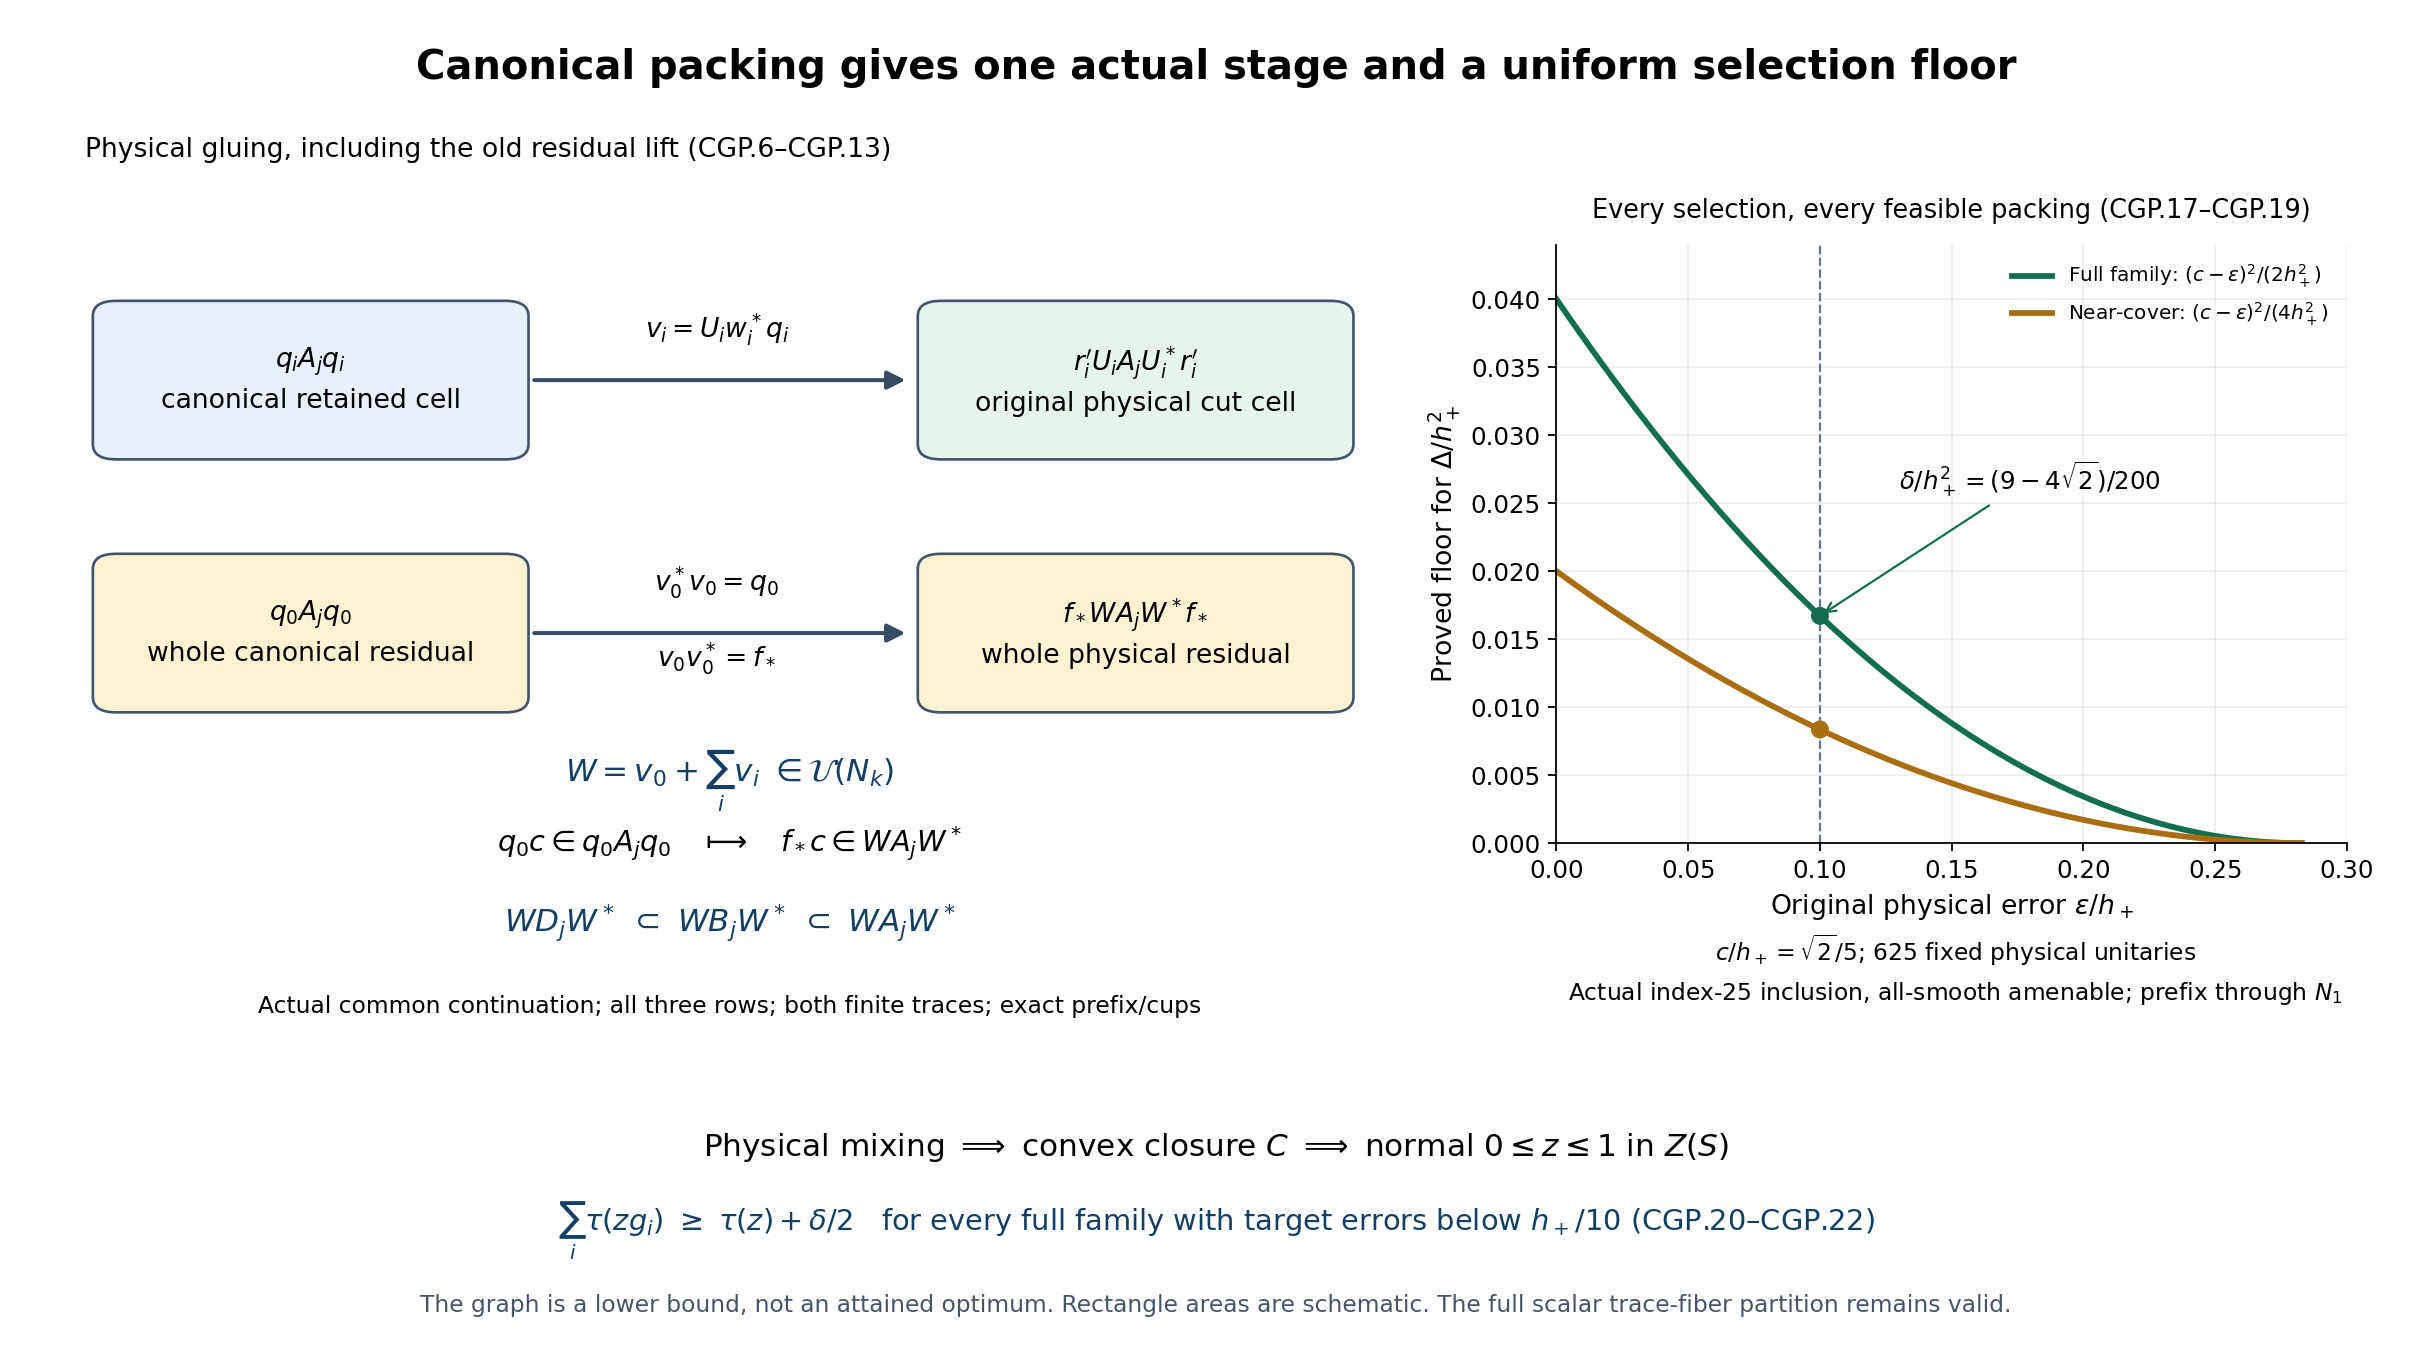

This chart was generated by the following Python code:
"""Reproduce Figure CGP: exact maps and proved normalized cost lower bounds.

Independently authored; public domain, CC0-1.0.
Run with Python, NumPy and Matplotlib. No external images are used.
"""
from pathlib import Path
import numpy as np
import matplotlib
matplotlib.use('Agg')
import matplotlib.pyplot as plt
from matplotlib.patches import FancyBboxPatch, FancyArrowPatch

OUT = Path(__file__).resolve().parent
plt.rcParams.update({'font.family': 'DejaVu Sans', 'svg.fonttype': 'none',
                     'font.size': 11, 'mathtext.fontset': 'dejavusans'})
fig = plt.figure(figsize=(15.2, 8.5), facecolor='white')
fig.suptitle('Canonical packing gives one actual stage and a uniform selection floor',
             fontsize=18, y=.965, fontweight='bold')
left = fig.add_axes([.035, .24, .53, .62])
left.set_xlim(0, 1); left.set_ylim(0, 1); left.axis('off')
left.set_title('Physical gluing, including the old residual lift (CGP.6–CGP.13)',
               fontsize=12, loc='left', pad=15)

def box(x, y, w, h, label, color):
    left.add_patch(FancyBboxPatch((x, y), w, h,
                   boxstyle='round,pad=0.009,rounding_size=0.018',
                   facecolor=color, edgecolor='#41546b', linewidth=1.2))
    left.text(x+w/2, y+h/2, label, ha='center', va='center',
              fontsize=12, linespacing=1.5)

blue, green, gold = '#e8f0fb', '#e6f4eb', '#fff2d2'
box(.015, .69, .32, .17, '$q_i A_j q_i$\ncanonical retained cell', blue)
box(.655, .69, .32, .17, "$r_i' U_i A_j U_i^* r_i'$\noriginal physical cut cell", green)
box(.015, .39, .32, .17, '$q_0 A_j q_0$\nwhole canonical residual', gold)
box(.655, .39, .32, .17, '$f_* W A_j W^* f_*$\nwhole physical residual', gold)
for y in [.775, .475]:
    left.add_patch(FancyArrowPatch((.345, y), (.64, y),
                   arrowstyle='-|>', mutation_scale=17, color='#364c65', linewidth=1.8))
left.text(.49, .825, '$v_i=U_i w_i^*q_i$', ha='center', fontsize=12)
left.text(.49, .525, '$v_0^*v_0=q_0$', ha='center', fontsize=12)
left.text(.49, .435, '$v_0v_0^*=f_*$', ha='center', fontsize=12)
left.text(.5, .30, r'$W=v_0+\sum_i v_i\ \in\mathcal{U}(N_k)$',
          ha='center', fontsize=14, color='#143e63')
left.text(.5, .215, r'$q_0c\in q_0A_jq_0\quad\longmapsto\quad f_*c\in WA_jW^*$',
          ha='center', fontsize=13)
left.text(.5, .12, r'$WD_jW^*\ \subset\ WB_jW^*\ \subset\ WA_jW^*$',
          ha='center', fontsize=14, color='#143e63')
left.text(.5, .025, 'Actual common continuation; all three rows; both finite traces; exact prefix/cups',
          ha='center', fontsize=10.5)

ax = fig.add_axes([.64, .38, .325, .44])
cn = np.sqrt(2)/5
x = np.linspace(0, cn, 401)
full = (cn-x)**2/2
near = (cn-x)**2/4
ax.plot(x, full, color='#136e50', linewidth=2.6, label='Full family: $(c-\\varepsilon)^2/(2h_+^2)$')
ax.plot(x, near, color='#a96e11', linewidth=2.6, label='Near-cover: $(c-\\varepsilon)^2/(4h_+^2)$')
delta = (9-4*np.sqrt(2))/200
ax.scatter([.1, .1], [delta, delta/2], c=['#136e50', '#a96e11'], s=50, zorder=4)
ax.axvline(.1, color='#64748b', linewidth=1, linestyle='--')
ax.annotate(r'$\delta/h_+^2=(9-4\sqrt{2})/200$', xy=(.1, delta),
            xytext=(.13, .026), fontsize=11, arrowprops={'arrowstyle': '->', 'color': '#136e50'})
ax.set_xlim(0, .3); ax.set_ylim(0, .044)
ax.set_xlabel(r'Original physical error $\varepsilon/h_+$', fontsize=12)
ax.set_ylabel(r'Proved floor for $\Delta/h_+^2$', fontsize=12)
ax.set_title('Every selection, every feasible packing (CGP.17–CGP.19)', fontsize=11.5, pad=12)
ax.grid(alpha=.2); ax.spines[['top', 'right']].set_visible(False)
ax.legend(loc='upper right', fontsize=9, frameon=False)
fig.text(.804, .265, '$c/h_+=\\sqrt{2}/5$; 625 fixed physical unitaries\n'
         'Actual index-25 inclusion, all-smooth amenable; prefix through $N_1$',
         ha='center', fontsize=10.5, linespacing=1.6)

fig.text(.5, .15, r'Physical mixing $\Longrightarrow$ convex closure $C$ '
         r'$\Longrightarrow$ normal $0\leq z\leq1$ in $Z(S)$', ha='center', fontsize=14)
fig.text(.5, .095, r'$\sum_i\tau(zg_i)\ \geq\ \tau(z)+\delta/2$'
         '   for every full family with target errors below $h_+/10$ (CGP.20–CGP.22)',
         ha='center', fontsize=13, color='#143e63')
fig.text(.5, .035, 'The graph is a lower bound, not an attained optimum. Rectangle areas are schematic. '
         'The full scalar trace-fiber partition remains valid.', ha='center', fontsize=10.5, color='#475569')
for suffix in ['png', 'svg']:
    fig.savefig(OUT / ('canonical-packing-separator-v24.'+suffix), dpi=160)
plt.close(fig)
print('Rendered canonical-packing-separator-v24.png and .svg')
